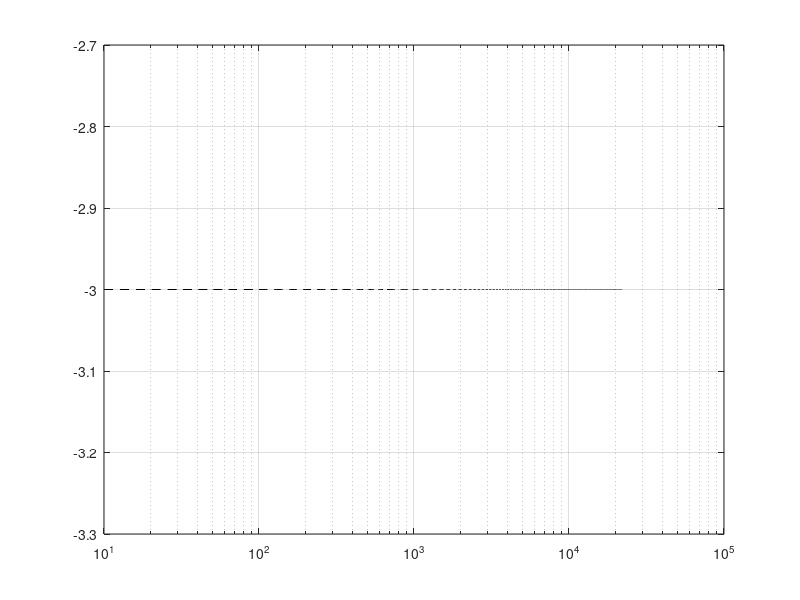

The MATLAB script that drew this image: (Note: this script raises an error after producing the figure.)
% Definition of parameters
k = 3; % Replace 'k' with the desired value if needed
W = 2.*pi.*(0:10:22050);

% Frequency conversion in Hz 
fa = W./(2.*pi);

% 3dB point plot
Threedb_point = -3; % dB
semilogx(fa, Threedb_point.*ones(1, length(fa)), 'k--');
grid
hold on

% Low-pass filter plot
numerator_lp = 1;
denominator_lp = [1, 4, 6, 4, 1];
[Hlp, wa] = freqs(numerator_lp, denominator_lp + k, W);
fa = wa./(2.*pi);
semilogx(fa, 20.*log10(abs(Hlp)), 'b');

% Set labels and title
xlabel('Frequency (Hz)');
ylabel('Magnitude (dB)');
title('Bode Diagram of the Moog Ladder Filter (4th order)');

% Set legend
legend('3dB Point', 'Low-Pass Filter');

hold off